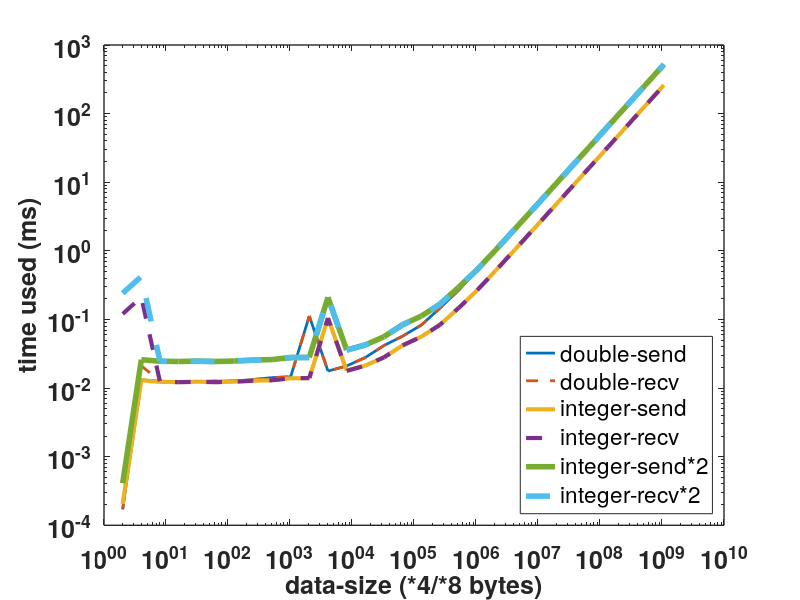

Write MATLAB code to recreate this figure.
clear;
load('data.txt');

% subplot(2,2,1)
ll=loglog(data(:,1),data(:,2),data(:,1),data(:,4),'--',...
    data(:,8),data(:,9),data(:,8),data(:,12),'--',...
    data(:,8),data(:,10),data(:,8),data(:,13),'--');
set(ll(1:2),'linewidth',2);
set(ll(3:4),'linewidth',3);
set(ll(5:6),'linewidth',4);
legend('double-send','double-recv','integer-send','integer-recv',...
    'integer-send*2','integer-recv*2','FontSize',18,'FontName','Helvetica Neue',...
    'Location','southeast')
set(gca,'FontSize',18,'FontName','Helvetica Neue','FontWeight','Bold','Linewidth',1);
ylabel('time used (ms)','FontSize',18,'FontName','Helvetica Neue','FontWeight','Bold');
xlabel('data-size (*4/*8 bytes)','FontSize',18,'FontName','Helvetica Neue','FontWeight','Bold');